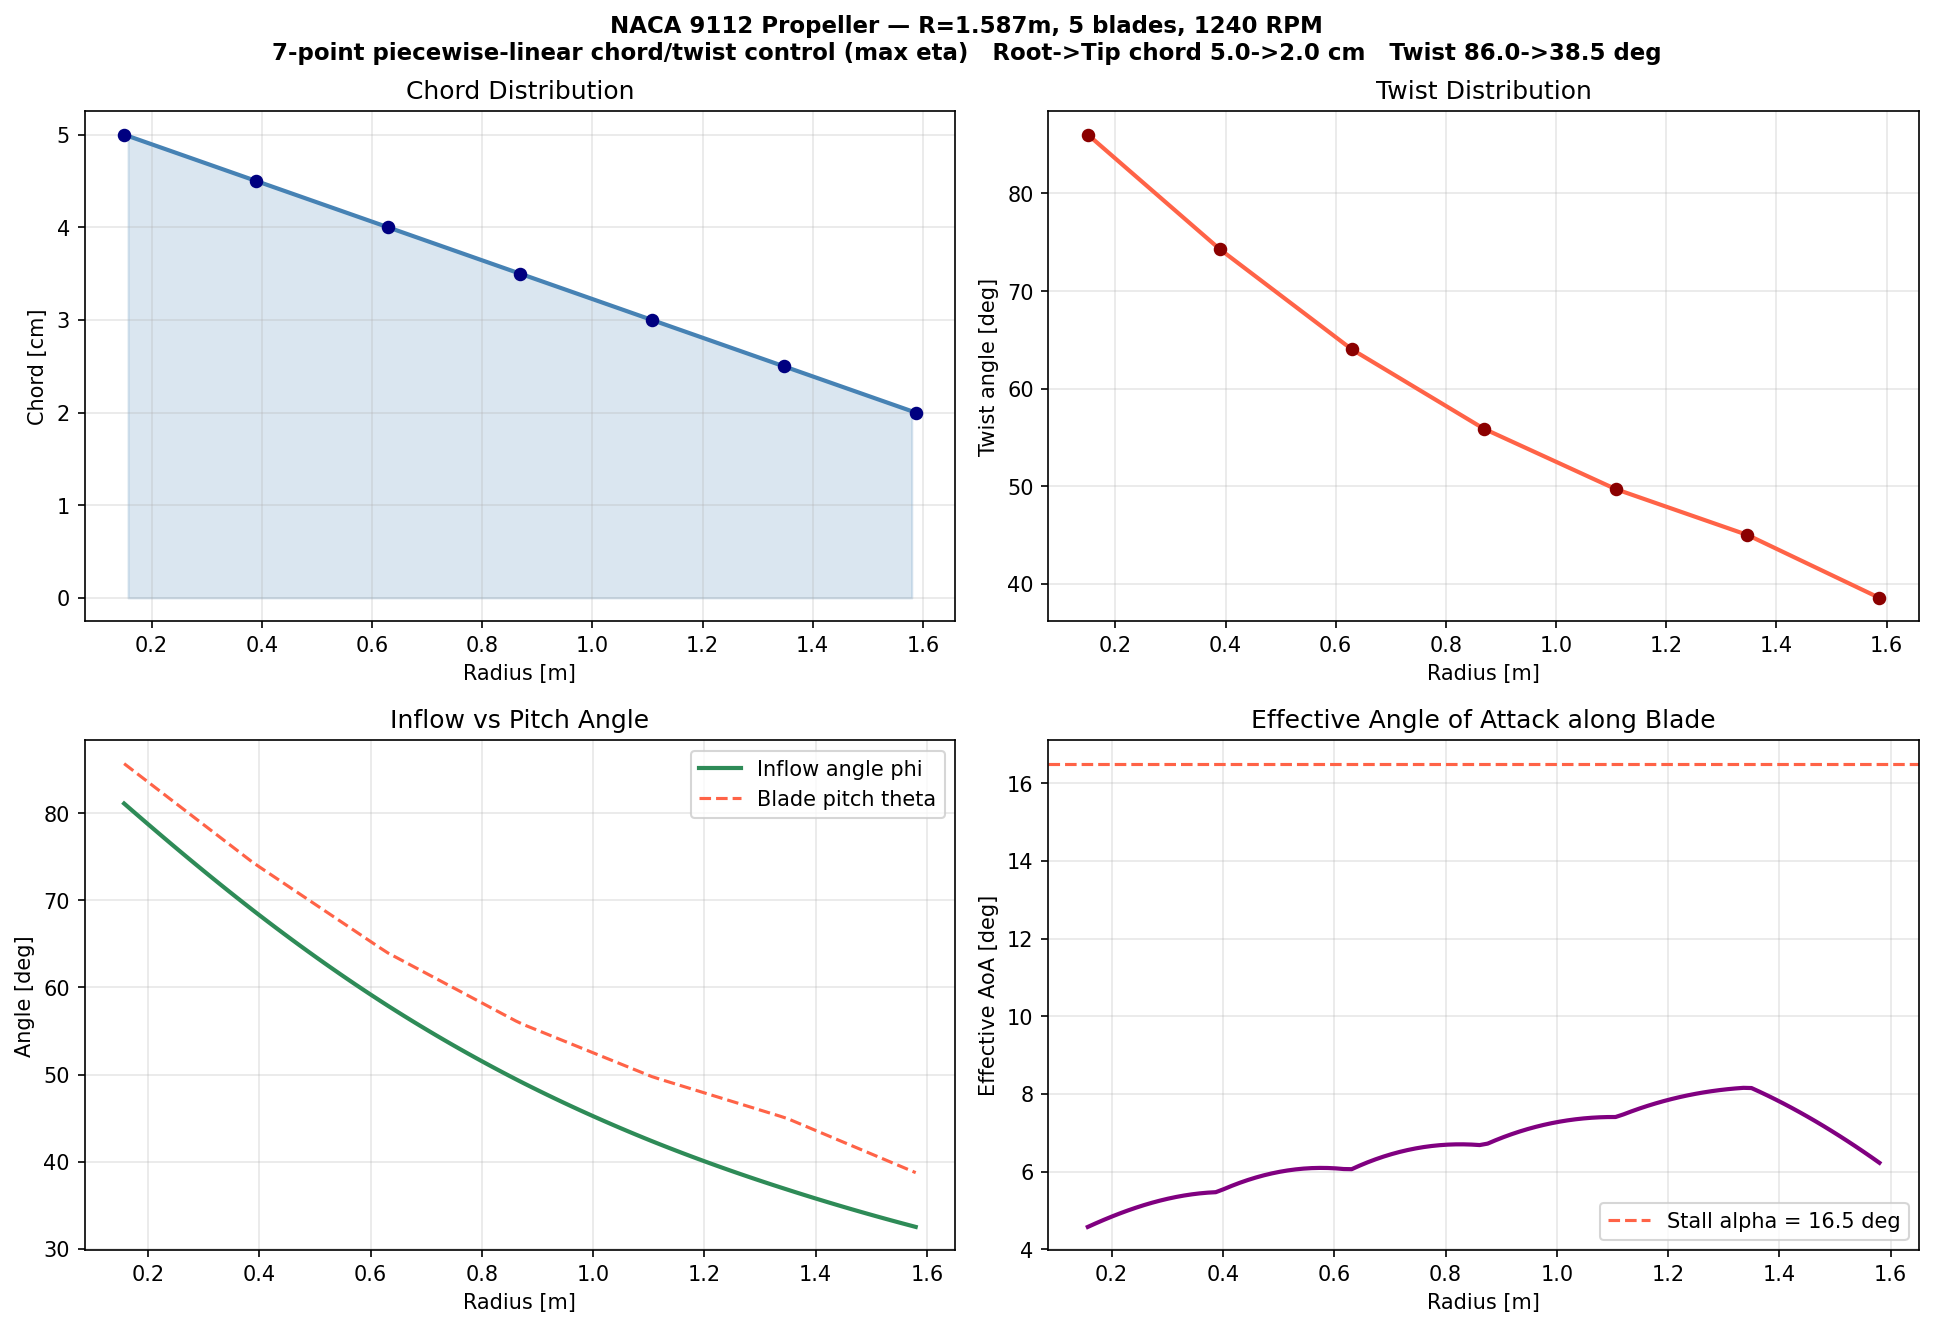

This figure's Python source:
# -*- coding: utf-8 -*-
"""Propeller Design using BEM + NeuralFoil (NACA 9112)
Spitfire Mk 24 geometry: R=1.587 m, 5 blades, 1240 RPM
Optimise: piecewise-linear N-point chord and twist distributions for max eta at 250 kts
"""

import numpy as np
from scipy.optimize import minimize, brentq
from scipy.interpolate import interp1d
import matplotlib.pyplot as plt
import aerosandbox as asb
import neuralfoil as nf

# ============================================================
# 1. ISA Conditions at 10,000 ft
# ============================================================
alt_m = 10_000 * 0.3048
T = 288.15 - 0.0065 * alt_m
rho = 1.225 * (T / 288.15) ** 4.256
a_sound = np.sqrt(1.4 * 287 * T)
mu = 1.458e-6 * T**1.5 / (T + 110.4)
nu = mu / rho

# ============================================================
# 2. Propeller Parameters — Spitfire Mk 24
# ============================================================
R = 1.587   # radius [m]
R_root = 0.150   # hub radius [m]
N_b = 5   # blades
RPM = 1240   # propeller RPM
Omega = RPM * 2 * np.pi / 60
N_EL = 100   # spanwise elements
a_w = 0.61   # wake contraction ratio

V_DESIGN = 250 * 0.51444   # design speed: 250 kts [m/s]
N_CTRL = 7
GEOM_CTRL_STATIONS = np.linspace(0.0, 1.0, N_CTRL)  # active blade span: root -> tip

CHORD_GUESS_ROOT = 0.25
CHORD_GUESS_TIP = 0.12

CHORD_MIN_ROOT = 0.05
CHORD_MIN_TIP = 0.02
CHORD_MAX_ROOT = 0.30
CHORD_MAX_TIP = 0.10

# Twist is referenced to the design-point inflow angle instead of fixed
# absolute bounds. This avoids forcing the optimizer into strongly negative AoA
# at high advance ratio.
TWIST_ALPHA_GUESS_DEG = 4.0
TWIST_ALPHA_MIN_DEG = -2.0
TWIST_ALPHA_MAX_DEG = 12.0
TWIST_ABS_MIN_DEG = 5.0
TWIST_ABS_MAX_DEG = 95.0

ETA_PENALTY = 1e6

# ============================================================
# 3. NeuralFoil Polars for NACA 9112
# Pre-computed at 75% span (most aerodynamically loaded region)
# ============================================================
airfoil = asb.Airfoil("naca9112")
ALPHA_POLAR = np.linspace(-10, 25, 71)

lambda_c_design = V_DESIGN / (Omega * R)
r75 = 0.75 * R
V_loc_75 = Omega * R * np.sqrt((r75 / R) ** 2 + lambda_c_design**2)
c_ref = 0.20   # reference chord estimate for Re [m]
Re_ref = V_loc_75 * c_ref / nu
M_ref = V_loc_75 / a_sound

print("Reference polar conditions (75% span, 250 kts):")
print(f"  V_local = {V_loc_75:.1f} m/s  M = {M_ref:.3f}  Re = {Re_ref/1e6:.2f}M")
print("  Running NeuralFoil for NACA 9112...")

aero = nf.get_aero_from_airfoil(airfoil=airfoil, alpha=ALPHA_POLAR, Re=Re_ref, model_size="large")
CL_raw = np.array(aero["CL"])
CD_raw = np.array(aero["CD"])

CL_func = interp1d(ALPHA_POLAR, CL_raw, bounds_error=False, fill_value=(CL_raw[0], CL_raw[-1]))
CD_func = interp1d(ALPHA_POLAR, CD_raw, bounds_error=False, fill_value=(CD_raw[0], CD_raw[-1]))

print(f"  CL_max = {CL_raw.max():.3f}  at alpha = {ALPHA_POLAR[CL_raw.argmax()]:.1f} deg")
print(f"  Best L/D = {(CL_raw / CD_raw).max():.1f}  at alpha = {ALPHA_POLAR[(CL_raw / CD_raw).argmax()]:.1f} deg")
phi_ctrl_deg = np.degrees(np.arctan2(lambda_c_design, (R_root / R) + GEOM_CTRL_STATIONS * (1.0 - R_root / R)))
print(
    "  Design inflow angle range (no induced flow): "
    f"{phi_ctrl_deg[0]:.1f} deg at root to {phi_ctrl_deg[-1]:.1f} deg at tip"
)


# ============================================================
# 4. Geometry + BEM Solver (Full — with Drag + Prandtl-Glauert per element)
# ============================================================
def build_control_labels():
    labels = []
    for station in GEOM_CTRL_STATIONS:
        if np.isclose(station, 0.0):
            labels.append("Root")
        elif np.isclose(station, 1.0):
            labels.append("Tip")
        else:
            labels.append(f"{int(round(station * 100))}% span")
    return labels


GEOM_CTRL_LABELS = build_control_labels()


def unpack_design_variables(x):
    n_ctrl = len(GEOM_CTRL_STATIONS)
    if len(x) != 2 * n_ctrl:
        raise ValueError(f"Expected {2 * n_ctrl} design variables, got {len(x)}")
    chord_ctrl = np.asarray(x[:n_ctrl], dtype=float)
    twist_ctrl_deg = np.asarray(x[n_ctrl:], dtype=float)
    return chord_ctrl, twist_ctrl_deg


def build_blade_geometry(chord_ctrl, twist_ctrl_deg, N):
    r_nd = R_root / R
    dr = (1.0 - r_nd) / N
    r_arr = np.linspace(r_nd + dr / 2, 1.0 - dr / 2, N)

    # Piecewise-linear interpolation between the optimized control points.
    span_frac = np.linspace(0.5 / N, 1.0 - 0.5 / N, N)
    c_arr = np.interp(span_frac, GEOM_CTRL_STATIONS, chord_ctrl)
    theta_arr_deg = np.interp(span_frac, GEOM_CTRL_STATIONS, twist_ctrl_deg)
    theta_arr_rad = np.deg2rad(theta_arr_deg)
    return r_arr, dr, c_arr, theta_arr_deg, theta_arr_rad


def solve_inflow(r, sigma, theta_rad, lambda_c):
    def residual(lambda_i):
        lam = lambda_c + lambda_i
        phi = np.arctan(lam / r)
        alpha_deg = np.degrees(theta_rad - phi)

        # Prandtl-Glauert correction for local Mach (CL only)
        V_loc = Omega * R * np.sqrt(r**2 + lam**2)
        M_loc = V_loc / a_sound
        pg = 1.0 / np.sqrt(max(1.0 - M_loc**2, 0.05))

        CL = float(CL_func(alpha_deg)) * pg
        CD = float(CD_func(alpha_deg))

        CT_mom = 4.0 * lambda_i * lam * r
        CT_blade = 0.5 * sigma * (r**2 + lam**2) * (CL * np.cos(phi) - CD * np.sin(phi))
        return CT_mom - CT_blade

    try:
        lambda_i = brentq(residual, 0.0, 5.0, maxiter=100, xtol=1e-8)
        return lambda_c + lambda_i
    except Exception:
        return lambda_c


def design_inflow_angles_deg():
    r_root_nd = R_root / R
    r_ctrl_nd = r_root_nd + GEOM_CTRL_STATIONS * (1.0 - r_root_nd)
    return np.degrees(np.arctan2(lambda_c_design, r_ctrl_nd))


def build_initial_guess():
    chord_guess = np.linspace(CHORD_GUESS_ROOT, CHORD_GUESS_TIP, N_CTRL)
    twist_guess = np.clip(
        design_inflow_angles_deg() + TWIST_ALPHA_GUESS_DEG,
        TWIST_ABS_MIN_DEG,
        TWIST_ABS_MAX_DEG,
    )
    return np.concatenate([chord_guess, twist_guess])


def build_bounds():
    chord_lower = np.linspace(CHORD_MIN_ROOT, CHORD_MIN_TIP, N_CTRL)
    chord_upper = np.linspace(CHORD_MAX_ROOT, CHORD_MAX_TIP, N_CTRL)
    phi_ctrl_deg = design_inflow_angles_deg()
    twist_lower = np.clip(
        phi_ctrl_deg + TWIST_ALPHA_MIN_DEG,
        TWIST_ABS_MIN_DEG,
        TWIST_ABS_MAX_DEG,
    )
    twist_upper = np.clip(
        phi_ctrl_deg + TWIST_ALPHA_MAX_DEG,
        TWIST_ABS_MIN_DEG,
        TWIST_ABS_MAX_DEG,
    )

    chord_bounds = list(zip(chord_lower, chord_upper))
    twist_bounds = list(zip(twist_lower, twist_upper))
    return chord_bounds + twist_bounds


def build_monotonic_constraints():
    constraints = []
    n_ctrl = len(GEOM_CTRL_STATIONS)

    for i in range(n_ctrl - 1):
        constraints.append({"type": "ineq", "fun": lambda x, i=i: x[i] - x[i + 1]})

    offset = n_ctrl
    for i in range(n_ctrl - 1):
        constraints.append(
            {"type": "ineq", "fun": lambda x, i=i, offset=offset: x[offset + i] - x[offset + i + 1]}
        )

    return constraints


def bem_solver(design_vars, V_c, N=N_EL):
    """
    Full BEM with drag.
    Inflow ratio lambda solved iteratively via brentq at each element.
    Returns CT, CQ, propulsive efficiency eta.
    """
    lambda_c = V_c / (Omega * R)
    chord_ctrl, twist_ctrl_deg = unpack_design_variables(design_vars)
    r_arr, dr, c_arr, _, theta_arr = build_blade_geometry(chord_ctrl, twist_ctrl_deg, N)

    total_CT = 0.0
    total_CQ = 0.0

    for k in range(N):
        r = r_arr[k]
        c = c_arr[k]
        theta = theta_arr[k]
        sigma = N_b * c / (np.pi * R)

        lam = solve_inflow(r, sigma, theta, lambda_c)

        phi = np.arctan(lam / r)
        alpha_deg = np.degrees(theta - phi)
        V_loc = Omega * R * np.sqrt(r**2 + lam**2)
        M_loc = V_loc / a_sound
        pg = 1.0 / np.sqrt(max(1.0 - M_loc**2, 0.05))

        CL = float(CL_func(alpha_deg)) * pg
        CD = float(CD_func(alpha_deg))

        dCT = 0.5 * sigma * (r**2 + lam**2) * (CL * np.cos(phi) - CD * np.sin(phi)) * dr
        dCQ = 0.5 * sigma * (r**2 + lam**2) * (CL * np.sin(phi) + CD * np.cos(phi)) * r * dr

        total_CT += dCT
        total_CQ += dCQ

    eta = (total_CT * lambda_c / total_CQ) if (total_CT > 0.0 and total_CQ > 1e-9) else np.nan
    return total_CT, total_CQ, eta


# ============================================================
# 5. Optimisation — Max eta at 250 kts
# ============================================================
def objective(x):
    CT, CQ, eta = bem_solver(x, V_DESIGN)
    if not np.isfinite(eta):
        penalty = ETA_PENALTY
        if np.isfinite(CT) and CT < 0.0:
            penalty += 1e4 * abs(CT)
        if np.isfinite(CQ) and CQ <= 0.0:
            penalty += 1e4 * abs(CQ)
        return penalty
    return -eta


print(
    f"\nOptimising piecewise-linear propeller geometry for eta with {N_CTRL} control points "
    f"per distribution (design point: 250 kts)..."
)

result = minimize(
    objective,
    x0=build_initial_guess(),
    method="SLSQP",
    bounds=build_bounds(),
    constraints=build_monotonic_constraints(),
)

if not result.success:
    print(f"WARNING: Optimizer did not fully converge: {result.message}")

opt_design = result.x
opt_chord_ctrl, opt_twist_ctrl = unpack_design_variables(opt_design)
opt_CT, opt_CQ, opt_eta = bem_solver(opt_design, V_DESIGN)

print(f"\n{'='*52}")
print("OPTIMAL PROPELLER GEOMETRY  (NACA 9112, MAX ETA)")
print(f"{'='*52}")
print(f"  Radius      : {R:.3f} m")
print(f"  Blades      : {N_b}")
print(f"  RPM         : {RPM}")
print(f"  Ctrl pts    : {N_CTRL}")
print("  Variation   : piecewise-linear between adjacent control points")
print(f"  Design CT   : {opt_CT:.5f}")
print(f"  Design CQ   : {opt_CQ:.5f}")
print(f"  Design eta  : {opt_eta:.4f}")
for label, chord, twist in zip(GEOM_CTRL_LABELS, opt_chord_ctrl, opt_twist_ctrl):
    print(f"  {label:8}: chord = {chord*100:.1f} cm   twist = {twist:.1f} deg")

# ============================================================
# 6. Performance Across Speed Range
# ============================================================
print(f"\n{'='*65}")
print("PERFORMANCE ACROSS SPEED RANGE")
print(f"{'='*65}")
print(f"{'Speed':>8} {'CT':>9} {'CQ':>9} {'eta':>7} {'Thrust [N]':>12} {'Power [kW]':>11}")
print("-" * 65)

for kts in [200, 250, 300]:
    V = kts * 0.51444
    CT, CQ, eta = bem_solver(opt_design, V)
    T_force = CT * rho * np.pi * R**2 * (Omega * R)**2
    P = CQ * rho * np.pi * R**2 * (Omega * R)**2 * R * Omega / 1000
    print(f"{kts:>7} kts  {CT:>9.5f}  {CQ:>9.5f}  {eta:>7.3f}  {T_force:>12.1f}  {P:>11.1f}")

# ============================================================
# 7. Spanwise Distributions for Plotting
# ============================================================
N_plot = 100
lambda_c = V_DESIGN / (Omega * R)
r_arr, _, c_arr, th_arr, th_arr_rad = build_blade_geometry(opt_chord_ctrl, opt_twist_ctrl, N_plot)
ctrl_r_phys = R_root + GEOM_CTRL_STATIONS * (R - R_root)

alpha_dist, phi_dist = [], []
for k in range(N_plot):
    r = r_arr[k]
    sigma = N_b * c_arr[k] / (np.pi * R)
    theta = th_arr_rad[k]
    lam = solve_inflow(r, sigma, theta, lambda_c)
    phi = np.arctan(lam / r)
    alpha = np.degrees(theta - phi)
    alpha_dist.append(alpha)
    phi_dist.append(np.degrees(phi))

r_phys = r_arr * R   # physical radius [m]

# ============================================================
# 8. Plots
# ============================================================
fig, axes = plt.subplots(2, 2, figsize=(13, 9))

# Chord distribution
ax = axes[0, 0]
ax.plot(r_phys, np.array(c_arr) * 100, color="steelblue", linewidth=2)
ax.scatter(ctrl_r_phys, opt_chord_ctrl * 100, color="navy", s=30, zorder=3)
ax.fill_between(r_phys, np.array(c_arr) * 100, alpha=0.2, color="steelblue")
ax.set_xlabel("Radius [m]")
ax.set_ylabel("Chord [cm]")
ax.set_title("Chord Distribution")
ax.grid(True, alpha=0.3)

# Twist distribution
ax = axes[0, 1]
ax.plot(r_phys, th_arr, color="tomato", linewidth=2)
ax.scatter(ctrl_r_phys, opt_twist_ctrl, color="darkred", s=30, zorder=3)
ax.set_xlabel("Radius [m]")
ax.set_ylabel("Twist angle [deg]")
ax.set_title("Twist Distribution")
ax.grid(True, alpha=0.3)

# Inflow angle
ax = axes[1, 0]
ax.plot(r_phys, phi_dist, color="seagreen", linewidth=2, label="Inflow angle phi")
ax.plot(r_phys, th_arr, color="tomato", linewidth=1.5, linestyle="--", label="Blade pitch theta")
ax.set_xlabel("Radius [m]")
ax.set_ylabel("Angle [deg]")
ax.set_title("Inflow vs Pitch Angle")
ax.legend()
ax.grid(True, alpha=0.3)

# Effective AoA
ax = axes[1, 1]
ax.plot(r_phys, alpha_dist, color="purple", linewidth=2)
ax.axhline(
    ALPHA_POLAR[CL_raw.argmax()],
    color="tomato",
    linestyle="--",
    linewidth=1.5,
    label=f"Stall alpha = {ALPHA_POLAR[CL_raw.argmax()]:.1f} deg",
)
ax.set_xlabel("Radius [m]")
ax.set_ylabel("Effective AoA [deg]")
ax.set_title("Effective Angle of Attack along Blade")
ax.legend()
ax.grid(True, alpha=0.3)

plt.suptitle(
    f"NACA 9112 Propeller — R={R}m, {N_b} blades, {RPM} RPM\n"
    f"{N_CTRL}-point piecewise-linear chord/twist control (max eta)   "
    f"Root->Tip chord {opt_chord_ctrl[0]*100:.1f}->{opt_chord_ctrl[-1]*100:.1f} cm   "
    f"Twist {opt_twist_ctrl[0]:.1f}->{opt_twist_ctrl[-1]:.1f} deg",
    fontsize=11,
    fontweight="bold",
)
plt.tight_layout()
plt.savefig("propeller_design_eta.png", dpi=150, bbox_inches="tight")
print("\nPlot saved: propeller_design_eta.png")
